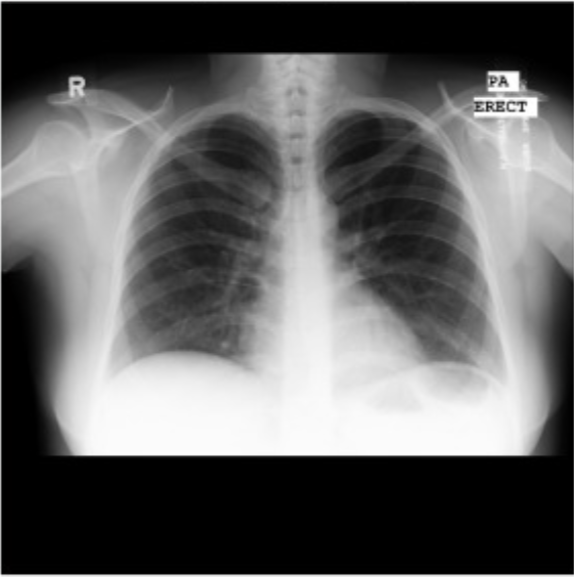
#> input picture data/samples/sample_cxr.png, 574 x 577 px
$ python -i anatomy.py   (imports and definitions only)   (older library calls are emulated)
#> lines starting #> are read from the running program, lines starting #| are printed output that depends on the picture
"""Whole-image feature extraction and anatomical region *estimation*.

IMPORTANT HONESTY NOTE: this module does not perform validated anatomical
segmentation of bones, the heart or the mediastinum. Every region produced
here is one of three kinds, and callers/UI must always say which:

  CLASSICAL_ESTIMATE   - a rough geometric ROI derived from simple heuristics
                         (e.g. the lung mask's bounding box). Useful as a
                         starting point for inspection, not a validated mask.
  REQUIRES_TRAINED_MODEL - PulmoMap has no trained model for this structure;
                         classical thresholding cannot reliably isolate it
                         (e.g. individual ribs, the vertebral column).
  NOT_RELIABLE         - even a rough estimate is not attempted because the
                         structure is too variable/ambiguous with classical
                         methods alone.
"""
import cv2
import numpy as np

from pulmomap import texture as T

CLASSICAL_ESTIMATE = "Classical estimate (geometry-based ROI, not a validated segmentation)"
REQUIRES_TRAINED_MODEL = "Requires a trained model (not implemented)"
NOT_RELIABLE = "Not reliably identifiable with classical image processing alone"

# Static catalogue describing what PulmoMap can and cannot do for each
# anatomical structure named in the brief.
ANATOMY_CATALOG = {
    "Heart / cardiac silhouette": dict(
        status=CLASSICAL_ESTIMATE,
        note="Estimated as a central-lower rectangle spanning the gap between the two lung masks. "
             "This approximates where the cardiac silhouette usually sits on a PA film; it is not "
             "a traced cardiac border and cardiothoracic ratio should not be computed from it."),
    "Mediastinal region": dict(
        status=CLASSICAL_ESTIMATE,
        note="Estimated as the vertical strip between the medial edges of the right and left lung "
             "masks. Width/position depend entirely on how well the lung mask was segmented."),
    "Tracheal region": dict(
        status=NOT_RELIABLE,
        note="The trachea is a thin, low-contrast air column; classical thresholding on a "
             "standard PA film does not reliably separate it from surrounding soft tissue."),
    "Hilar regions": dict(
        status=NOT_RELIABLE,
        note="Hilar structures (vessels/bronchi) overlap extensively in projection and need "
             "trained segmentation or multi-view imaging to localize reliably."),
    "Ribs": dict(
        status=REQUIRES_TRAINED_MODEL,
        note="Individual rib segmentation needs a model trained on labeled bone contours; plain "
             "thresholding cannot separate overlapping rib shadows from lung and soft tissue."),
    "Clavicles": dict(
        status=REQUIRES_TRAINED_MODEL,
        note="Same limitation as ribs — bone-vs-soft-tissue separation needs a trained model."),
    "Vertebral column": dict(
        status=REQUIRES_TRAINED_MODEL,
        note="The spine is partly obscured by the mediastinum on a PA film; reliable localization "
             "needs a trained model or a lateral view."),
    "Shoulder structures": dict(
        status=NOT_RELIABLE,
        note="Highly variable position/framing across films; no stable classical heuristic."),
    "Right hemidiaphragm": dict(
        status=CLASSICAL_ESTIMATE,
        note="Estimated as the lowest boundary row of the right lung mask. Only as reliable as "
             "the underlying lung segmentation."),
    "Left hemidiaphragm": dict(
        status=CLASSICAL_ESTIMATE,
        note="Estimated as the lowest boundary row of the left lung mask. Only as reliable as the "
             "underlying lung segmentation."),
    "Costophrenic angles": dict(
        status=CLASSICAL_ESTIMATE,
        note="Estimated as a small corner ROI at the lower-lateral extremity of each lung mask — "
             "a location estimate, not a validated detection of blunting or effusion."),
    "Subdiaphragmatic / upper abdominal region": dict(
        status=CLASSICAL_ESTIMATE,
        note="Estimated as the band below the lowest lung boundary, within the valid (non-padded) "
             "image area. May include the normal gastric air bubble, which is not an abnormality."),
}


# ---------------------------------------------------------------------------
# Whole-image feature extraction (independent of lung segmentation)
# ---------------------------------------------------------------------------

# [9 lines left out: function intensity_features, not called in this run]


def edge_features(gray, t1=50, t2=150):
#> called with t1 = 50, t2 = 150
    gx, gy = cv2.Sobel(gray, cv2.CV_64F, 1, 0, ksize=3), cv2.Sobel(gray, cv2.CV_64F, 0, 1, ksize=3)
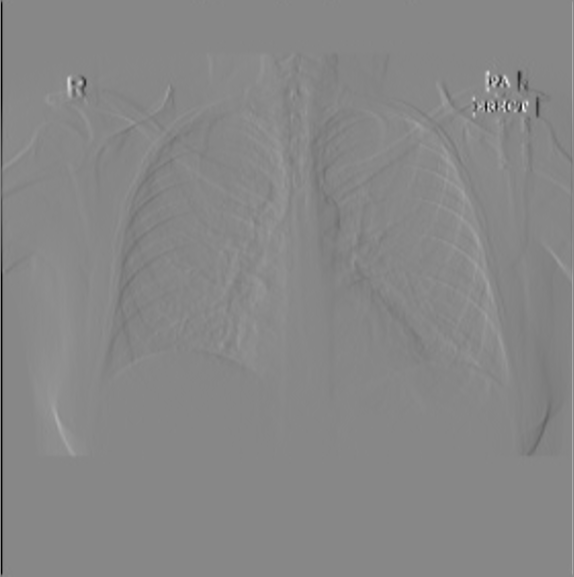
#> gx: shape (577, 574) float64; min -724, max 638, mean -1.1; drawn with min black and max white
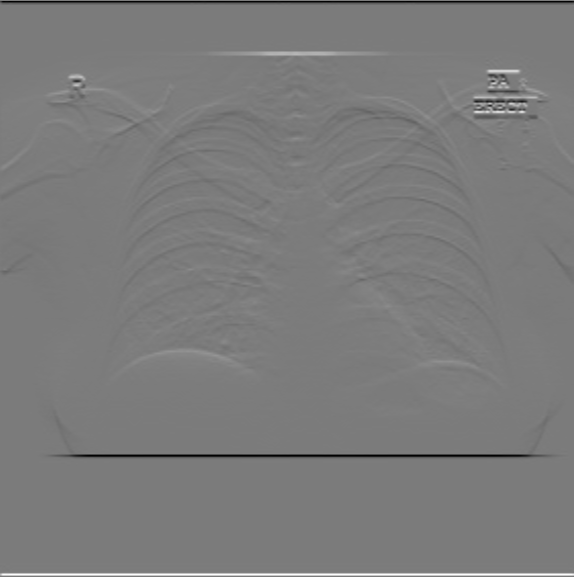
#> gy: shape (577, 574) float64; min -785, max 834, mean 0.5; drawn with min black and max white
    sobel_mag = cv2.normalize(cv2.magnitude(gx, gy), None, 0, 255, cv2.NORM_MINMAX, dtype=cv2.CV_8U)
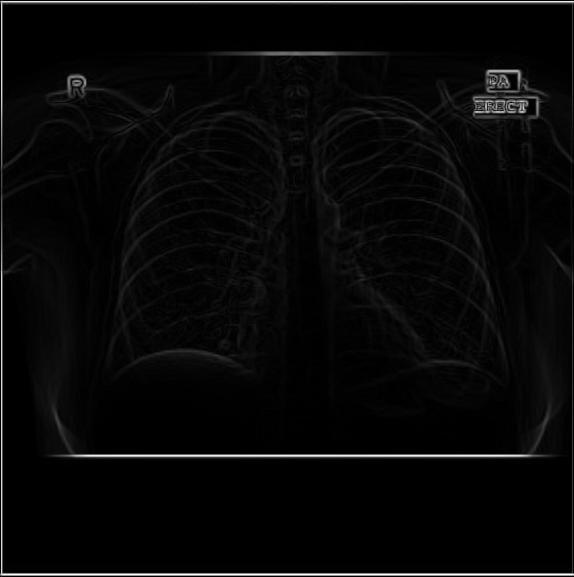
#> sobel_mag: shape (577, 574); min 0, max 255, mean 8
    canny = cv2.Canny(gray, t1, t2)
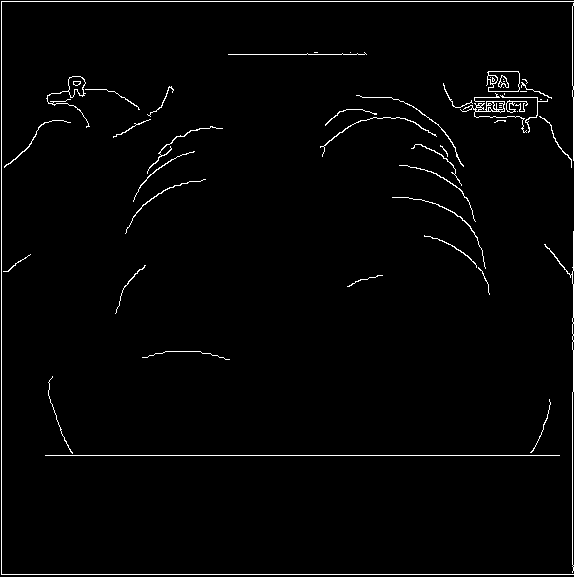
#> canny: shape (577, 574); 1.8% white in thin lines or dots
    density = float(np.count_nonzero(canny)) / canny.size
#> density = 0.0182
    return {"sobel_x": cv2.normalize(np.abs(gx), None, 0, 255, cv2.NORM_MINMAX, dtype=cv2.CV_8U),
            "sobel_y": cv2.normalize(np.abs(gy), None, 0, 255, cv2.NORM_MINMAX, dtype=cv2.CV_8U),
            "sobel_magnitude": sobel_mag, "canny": canny, "edge_density": density}


# [177 lines left out: functions texture_features, shape_features, local_mean_std, local_contrast_map, texture_variation_map, edge_density_heatmap and 6 more, not called in this run]

>>> import cv2
>>> picture = cv2.imread('../data/samples/sample_cxr.png', cv2.IMREAD_GRAYSCALE)
>>> result = edge_features(picture)
#> result = 5 items
